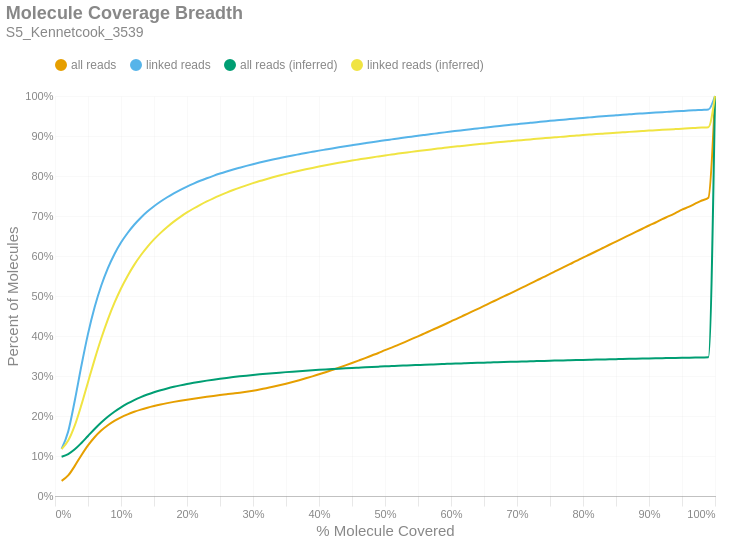

The notebook cell this image was saved under:
### Markdown cell above
### Molecule Read Coverage
This chart shows molecule coverage breadth as computed by the number of bases aligned to that molecule. In other words, "*how much of each unique long molecule is actually sequenced/aligned?*" Keep in mind there is a distinction between sequences and alignments, since some sequences belonging to a particular molecule may not align well and wouldn't appear in the alignment data. This chart also shows molecule coverage breadth as computed by the *inferred fragment* from which the aligned sequences originate. Unlike read coverage, this calculation takes into account the total insert size, including unsequenced gaps between the forward and reverse reads. Like the previous figures, these are cumulative percents.

### Code cell
if SKIPLR:
    print_html(f"Skipped")
else:
    binned_df = consolidated_hist(valids['coverage_bp'], mask, 0.01, True)
    binned_df_inf = consolidated_hist(valids['coverage_inserts'], mask, 0.01, True)
    binned_df = binned_df.with_columns(pl.lit(binned_df_inf['all reads (cumsum)']).alias('all reads (inferred)'))
    binned_df = binned_df.with_columns(pl.lit(binned_df_inf['linked reads (cumsum)']).alias('linked reads (inferred)'))
    binned_df = binned_df.with_columns(
        (pl.col('bin').cast(pl.Float64) + 0.01).alias('right_edge')
    )

    with SafeRender(binned_df):
        (
            density_plot(binned_df, 'Molecule Coverage Breadth', samplename, 'molcov', ['all reads (inferred)','linked reads (inferred)'])
            .encode(
                #x=alt.X('bin:Q', title="% Molecule Covered").axis(format = '%').scale(padding=0),
                x=alt.X('right_edge:Q', title="% Molecule Covered").axis(format='%').scale(padding=0),
                y=alt.Y('value:Q', title='Percent of Molecules')
                    .axis(format='%')
                    .stack(False)
                    .scale(domainMin=0, padding=0),
                color=alt.Color("key:N").scale(domain = ["all reads", "linked reads", "all reads (inferred)", "linked reads (inferred)"]),
                tooltip = [
                    alt.Tooltip("key:N", title = "Data Type"),
                    alt.Tooltip("range_label:N", title="% Molecule Covered"),
                    alt.Tooltip("value:Q", format = ".2%", title="% Molecules")
                ]
            )
        ).display()

### Figure 1 — Vega-Lite specification as saved in the notebook (floating-point values rounded to 4 significant figures)
{"width": "container", "height": 400, "config": {"title": {"anchor": "start", "dy": -15, "fontSize": 18, "color": "#888888", "subtitleColor": "#888888", "subtitleFontSize": 14}, "arc": {"fill": "#0072B2"}, "axis": {"domainColor": "#888888", "domainWidth": 0.5, "gridWidth": 0.2, "grid": false, "titleFontWeight": 400, "titleFontSize": 15, "labelFontSize": 11, "labelColor": "#888888", "tickColor": "#888888", "tickWidth": 0.2, "titleColor": "#888888"}, "axisBand": {"grid": false}, "axisX": {"grid": true, "tickSize": 10, "domainCap": "round"}, "axisY": {"domain": false, "grid": true, "tickSize": 0, "domainCap": "round"}, "background": "transparent", "header": {"labelFontSize": 15, "labelColor": "#888888", "titleFontSize": 15, "titleFontWeight": 600, "titleColor": "#888888"}, "legend": {"labelFont": "sans-serif", "labelFontSize": 12, "labelColor": "#888888", "symbolSize": 100, "symbolType": "circle", "titleFontSize": 12, "titlePadding": 10, "titleColor": "#888888", "title": null, "orient": "top"}, "range": {"category": ["#E69F00", "#56B4E9", "#009E73", "#F0E442", "#0072B2", "#D55E00", "#CC79A7", "#000000"], "diverging": ["#cfe8f3", "#a2d4ec", "#73bfe2", "#46abdb", "#1696d2", "#12719e"]}, "area": {"fill": "#0072B2", "fillOpacity": 0.7, "line": true, "strokeOpacity": 0.7}, "line": {"color": "#0072B2", "stroke": "#0072B2", "strokeWidth": 2}, "trail": {"color": "#0072B2", "stroke": "#0072B2", "strokeWidth": 0, "size": 1}, "point": {"filled": true, "fillOpacity": 1.0, "size": 95}, "text": {"color": "#888888", "fontSize": 11, "align": "right", "fontWeight": 400, "size": 11}, "bar": {"fill": "#0072B2", "stroke": null}, "view": {"stroke": null, "continuousWidth": 660, "continuousHeight": 400}}, "data": {"name": "data-28b69020c56b22b6c4358669c2a194cf"}, "mark": {"type": "line", "interpolate": "monotone", "point": {"opacity": 0, "size": 275}}, "encoding": {"color": {"field": "key", "scale": {"domain": ["all reads", "linked reads", "all reads (inferred)", "linked reads (inferred)"]}, "type": "nominal"}, "tooltip": [{"field": "key", "title": "Data Type", "type": "nominal"}, {"field": "range_label", "title": "% Molecule Covered", "type": "nominal"}, {"field": "value", "format": ".2%", "title": "% Molecules", "type": "quantitative"}], "x": {"axis": {"format": "%"}, "field": "right_edge", "scale": {"padding": 0}, "title": "% Molecule Covered", "type": "quantitative"}, "y": {"axis": {"format": "%"}, "field": "value", "scale": {"domainMin": 0, "padding": 0}, "stack": false, "title": "Percent of Molecules", "type": "quantitative"}}, "params": [{"name": "param_c36ac31b6afebe62", "select": {"type": "point", "fields": ["key"]}, "bind": "legend"}], "title": {"text": "Molecule Coverage Breadth", "subtitle": "S5_Kennetcook_3539"}, "transform": [{"fold": ["all reads (cumsum)", "linked reads (cumsum)", "all reads (inferred)", "linked reads (inferred)"]}, {"calculate": "replace(datum.key, ' (cumsum)', '')", "as": "key"}, {"filter": {"param": "param_c36ac31b6afebe62"}}], "usermeta": {"embedOptions": {"downloadFileName": "S5_Kennetcook_3539.molcov"}}, "$schema": "https://vega.github.io/schema/vega-lite/v6.1.0.json", "datasets": {"data-28b69020c56b22b6c4358669c2a194cf": [{"bin": "0.0", "interval": "0.0-0.01", "all reads": 0.03772, "linked reads": 0.118, "all reads (cumsum)": 0.03772, "linked reads (cumsum)": 0.118, "range_label": "0.0-0.01", "all reads (inferred)": 0.09802, "linked reads (inferred)": 0.1172, "right_edge": 0.01}, {"bin": "0.01", "interval": "0.01-0.02", "all reads": 0.01364, "linked reads": 0.04337, "all reads (cumsum)": 0.05136, "linked reads (cumsum)": 0.1614, "range_label": "0.01-0.02", "all reads (inferred)": 0.1049, "linked reads (inferred)": 0.1385, "right_edge": 0.02}, {"bin": "0.02", "interval": "0.02-0.03", "all reads": 0.02399, "linked reads": 0.07754, "all reads (cumsum)": 0.07535, "linked reads (cumsum)": 0.2389, "range_label": "0.02-0.03", "all reads (inferred)": 0.1168, "linked reads (inferred)": 0.1764, "right_edge": 0.03}, {"bin": "0.03", "interval": "0.03-0.04", "all reads": 0.02667, "linked reads": 0.08664, "all reads (cumsum)": 0.102, "linked reads (cumsum)": 0.3255, "range_label": "0.03-0.04", "all reads (inferred)": 0.1326, "linked reads (inferred)": 0.2277, "right_edge": 0.04}, {"bin": "0.04", "interval": "0.04-0.05", "all reads": 0.0245, "linked reads": 0.07974, "all reads (cumsum)": 0.1265, "linked reads (cumsum)": 0.4053, "range_label": "0.04-0.05", "all reads (inferred)": 0.1501, "linked reads (inferred)": 0.2846, "right_edge": 0.05}, {"bin": "0.05", "interval": "0.05-0.06", "all reads": 0.02041, "linked reads": 0.06643, "all reads (cumsum)": 0.1469, "linked reads (cumsum)": 0.4717, "range_label": "0.05-0.06", "all reads (inferred)": 0.1674, "linked reads (inferred)": 0.341, "right_edge": 0.06}, {"bin": "0.06", "interval": "0.06-0.07", "all reads": 0.01656, "linked reads": 0.05389, "all reads (cumsum)": 0.1635, "linked reads (cumsum)": 0.5256, "range_label": "0.06-0.07", "all reads (inferred)": 0.1835, "linked reads (inferred)": 0.3936, "right_edge": 0.07}, {"bin": "0.07", "interval": "0.07-0.08", "all reads": 0.01338, "linked reads": 0.04351, "all reads (cumsum)": 0.1769, "linked reads (cumsum)": 0.5691, "range_label": "0.07-0.08", "all reads (inferred)": 0.198, "linked reads (inferred)": 0.441, "right_edge": 0.08}, {"bin": "0.08", "interval": "0.08-0.09", "all reads": 0.01088, "linked reads": 0.03535, "all reads (cumsum)": 0.1878, "linked reads (cumsum)": 0.6044, "range_label": "0.08-0.09", "all reads (inferred)": 0.2107, "linked reads (inferred)": 0.4826, "right_edge": 0.09}, {"bin": "0.09", "interval": "0.09-0.1", "all reads": 0.009015, "linked reads": 0.0292, "all reads (cumsum)": 0.1968, "linked reads (cumsum)": 0.6336, "range_label": "0.09-0.1", "all reads (inferred)": 0.2218, "linked reads (inferred)": 0.5189, "right_edge": 0.1}, {"bin": "0.1", "interval": "0.1-0.11", "all reads": 0.0074, "linked reads": 0.02387, "all reads (cumsum)": 0.2042, "linked reads (cumsum)": 0.6575, "range_label": "0.1-0.11", "all reads (inferred)": 0.2314, "linked reads (inferred)": 0.5503, "right_edge": 0.11}, {"bin": "0.11", "interval": "0.11-0.12", "all reads": 0.006397, "linked reads": 0.02058, "all reads (cumsum)": 0.2106, "linked reads (cumsum)": 0.6781, "range_label": "0.11-0.12", "all reads (inferred)": 0.2398, "linked reads (inferred)": 0.5779, "right_edge": 0.12}, {"bin": "0.12", "interval": "0.12-0.13", "all reads": 0.005477, "linked reads": 0.01763, "all reads (cumsum)": 0.216, "linked reads (cumsum)": 0.6957, "range_label": "0.12-0.13", "all reads (inferred)": 0.2472, "linked reads (inferred)": 0.6018, "right_edge": 0.13}, {"bin": "0.13", "interval": "0.13-0.14", "all reads": 0.004772, "linked reads": 0.01528, "all reads (cumsum)": 0.2208, "linked reads (cumsum)": 0.711, "range_label": "0.13-0.14", "all reads (inferred)": 0.2536, "linked reads (inferred)": 0.6229, "right_edge": 0.14}, {"bin": "0.14", "interval": "0.14-0.15", "all reads": 0.004174, "linked reads": 0.01332, "all reads (cumsum)": 0.225, "linked reads (cumsum)": 0.7243, "range_label": "0.14-0.15", "all reads (inferred)": 0.2593, "linked reads (inferred)": 0.6414, "right_edge": 0.15}, {"bin": "0.15", "interval": "0.15-0.16", "all reads": 0.003746, "linked reads": 0.01187, "all reads (cumsum)": 0.2287, "linked reads (cumsum)": 0.7362, "range_label": "0.15-0.16", "all reads (inferred)": 0.2643, "linked reads (inferred)": 0.6578, "right_edge": 0.16}, {"bin": "0.16", "interval": "0.16-0.17", "all reads": 0.003419, "linked reads": 0.01073, "all reads (cumsum)": 0.2322, "linked reads (cumsum)": 0.7469, "range_label": "0.16-0.17", "all reads (inferred)": 0.2688, "linked reads (inferred)": 0.6726, "right_edge": 0.17}, {"bin": "0.17", "interval": "0.17-0.18", "all reads": 0.003151, "linked reads": 0.009731, "all reads (cumsum)": 0.2353, "linked reads (cumsum)": 0.7566, "range_label": "0.17-0.18", "all reads (inferred)": 0.2729, "linked reads (inferred)": 0.686, "right_edge": 0.18}, {"bin": "0.18", "interval": "0.18-0.19", "all reads": 0.002861, "linked reads": 0.008734, "all reads (cumsum)": 0.2382, "linked reads (cumsum)": 0.7654, "range_label": "0.18-0.19", "all reads (inferred)": 0.2766, "linked reads (inferred)": 0.6979, "right_edge": 0.19}, {"bin": "0.19", "interval": "0.19-0.2", "all reads": 0.002717, "linked reads": 0.008185, "all reads (cumsum)": 0.2409, "linked reads (cumsum)": 0.7736, "range_label": "0.19-0.2", "all reads (inferred)": 0.28, "linked reads (inferred)": 0.7089, "right_edge": 0.2}, {"bin": "0.2", "interval": "0.2-0.21", "all reads": 0.002512, "linked reads": 0.007475, "all reads (cumsum)": 0.2434, "linked reads (cumsum)": 0.781, "range_label": "0.2-0.21", "all reads (inferred)": 0.283, "linked reads (inferred)": 0.7187, "right_edge": 0.21}, {"bin": "0.21", "interval": "0.21-0.22", "all reads": 0.002397, "linked reads": 0.006972, "all reads (cumsum)": 0.2458, "linked reads (cumsum)": 0.788, "range_label": "0.21-0.22", "all reads (inferred)": 0.2858, "linked reads (inferred)": 0.7279, "right_edge": 0.22}, {"bin": "0.22", "interval": "0.22-0.23", "all reads": 0.002252, "linked reads": 0.006381, "all reads (cumsum)": 0.248, "linked reads (cumsum)": 0.7944, "range_label": "0.22-0.23", "all reads (inferred)": 0.2884, "linked reads (inferred)": 0.7364, "right_edge": 0.23}, {"bin": "0.23", "interval": "0.23-0.24", "all reads": 0.002184, "linked reads": 0.006038, "all reads (cumsum)": 0.2502, "linked reads (cumsum)": 0.8004, "range_label": "0.23-0.24", "all reads (inferred)": 0.2909, "linked reads (inferred)": 0.7442, "right_edge": 0.24}, {"bin": "0.24", "interval": "0.24-0.25", "all reads": 0.002112, "linked reads": 0.005631, "all reads (cumsum)": 0.2523, "linked reads (cumsum)": 0.8061, "range_label": "0.24-0.25", "all reads (inferred)": 0.2931, "linked reads (inferred)": 0.7515, "right_edge": 0.25}, {"bin": "0.25", "interval": "0.25-0.26", "all reads": 0.001997, "linked reads": 0.005196, "all reads (cumsum)": 0.2543, "linked reads (cumsum)": 0.8113, "range_label": "0.25-0.26", "all reads (inferred)": 0.2952, "linked reads (inferred)": 0.7585, "right_edge": 0.26}, {"bin": "0.26", "interval": "0.26-0.27", "all reads": 0.002011, "linked reads": 0.00495, "all reads (cumsum)": 0.2563, "linked reads (cumsum)": 0.8162, "range_label": "0.26-0.27", "all reads (inferred)": 0.2972, "linked reads (inferred)": 0.765, "right_edge": 0.27}, {"bin": "0.27", "interval": "0.27-0.28", "all reads": 0.002062, "linked reads": 0.004625, "all reads (cumsum)": 0.2584, "linked reads (cumsum)": 0.8208, "range_label": "0.27-0.28", "all reads (inferred)": 0.2991, "linked reads (inferred)": 0.771, "right_edge": 0.28}, {"bin": "0.28", "interval": "0.28-0.29", "all reads": 0.002303, "linked reads": 0.004478, "all reads (cumsum)": 0.2607, "linked reads (cumsum)": 0.8253, "range_label": "0.28-0.29", "all reads (inferred)": 0.3009, "linked reads (inferred)": 0.7767, "right_edge": 0.29}, {"bin": "0.29", "interval": "0.29-0.3", "all reads": 0.0026, "linked reads": 0.004188, "all reads (cumsum)": 0.2633, "linked reads (cumsum)": 0.8295, "range_label": "0.29-0.3", "all reads (inferred)": 0.3025, "linked reads (inferred)": 0.7821, "right_edge": 0.3}, {"bin": "0.3", "interval": "0.3-0.31", "all reads": 0.002931, "linked reads": 0.004044, "all reads (cumsum)": 0.2662, "linked reads (cumsum)": 0.8335, "range_label": "0.3-0.31", "all reads (inferred)": 0.3041, "linked reads (inferred)": 0.7873, "right_edge": 0.31}, {"bin": "0.31", "interval": "0.31-0.32", "all reads": 0.003189, "linked reads": 0.003801, "all reads (cumsum)": 0.2694, "linked reads (cumsum)": 0.8373, "range_label": "0.31-0.32", "all reads (inferred)": 0.3056, "linked reads (inferred)": 0.7921, "right_edge": 0.32}, {"bin": "0.32", "interval": "0.32-0.33", "all reads": 0.003519, "linked reads": 0.003679, "all reads (cumsum)": 0.273, "linked reads (cumsum)": 0.841, "range_label": "0.32-0.33", "all reads (inferred)": 0.307, "linked reads (inferred)": 0.7967, "right_edge": 0.33}, {"bin": "0.33", "interval": "0.33-0.34", "all reads": 0.003744, "linked reads": 0.00353, "all reads (cumsum)": 0.2767, "linked reads (cumsum)": 0.8446, "range_label": "0.33-0.34", "all reads (inferred)": 0.3084, "linked reads (inferred)": 0.8011, "right_edge": 0.34}, {"bin": "0.34", "interval": "0.34-0.35", "all reads": 0.004012, "linked reads": 0.003461, "all reads (cumsum)": 0.2807, "linked reads (cumsum)": 0.848, "range_label": "0.34-0.35", "all reads (inferred)": 0.3097, "linked reads (inferred)": 0.8053, "right_edge": 0.35}, {"bin": "0.35", "interval": "0.35-0.36", "all reads": 0.004262, "linked reads": 0.003297, "all reads (cumsum)": 0.285, "linked reads (cumsum)": 0.8513, "range_label": "0.35-0.36", "all reads (inferred)": 0.3109, "linked reads (inferred)": 0.8092, "right_edge": 0.36}, {"bin": "0.36", "interval": "0.36-0.37", "all reads": 0.004464, "linked reads": 0.003144, "all reads (cumsum)": 0.2894, "linked reads (cumsum)": 0.8545, "range_label": "0.36-0.37", "all reads (inferred)": 0.3121, "linked reads (inferred)": 0.813, "right_edge": 0.37}, {"bin": "0.37", "interval": "0.37-0.38", "all reads": 0.004735, "linked reads": 0.003137, "all reads (cumsum)": 0.2942, "linked reads (cumsum)": 0.8576, "range_label": "0.37-0.38", "all reads (inferred)": 0.3132, "linked reads (inferred)": 0.8167, "right_edge": 0.38}, {"bin": "0.38", "interval": "0.38-0.39", "all reads": 0.004938, "linked reads": 0.002946, "all reads (cumsum)": 0.2991, "linked reads (cumsum)": 0.8605, "range_label": "0.38-0.39", "all reads (inferred)": 0.3144, "linked reads (inferred)": 0.8202, "right_edge": 0.39}, {"bin": "0.39", "interval": "0.39-0.4", "all reads": 0.005227, "linked reads": 0.002927, "all reads (cumsum)": 0.3043, "linked reads (cumsum)": 0.8635, "range_label": "0.39-0.4", "all reads (inferred)": 0.3154, "linked reads (inferred)": 0.8236, "right_edge": 0.4}, {"bin": "0.4", "interval": "0.4-0.41", "all reads": 0.00519, "linked reads": 0.002745, "all reads (cumsum)": 0.3095, "linked reads (cumsum)": 0.8662, "range_label": "0.4-0.41", "all reads (inferred)": 0.3164, "linked reads (inferred)": 0.8269, "right_edge": 0.41}, {"bin": "0.41", "interval": "0.41-0.42", "all reads": 0.005505, "linked reads": 0.002737, "all reads (cumsum)": 0.315, "linked reads (cumsum)": 0.869, "range_label": "0.41-0.42", "all reads (inferred)": 0.3174, "linked reads (inferred)": 0.8299, "right_edge": 0.42}, {"bin": "0.42", "interval": "0.42-0.43", "all reads": 0.005655, "linked reads": 0.002684, "all reads (cumsum)": 0.3207, "linked reads (cumsum)": 0.8716, "range_label": "0.42-0.43", "all reads (inferred)": 0.3183, "linked reads (inferred)": 0.8329, "right_edge": 0.43}, {"bin": "0.43", "interval": "0.43-0.44", "all reads": 0.005785, "linked reads": 0.00265, "all reads (cumsum)": 0.3265, "linked reads (cumsum)": 0.8743, "range_label": "0.43-0.44", "all reads (inferred)": 0.3192, "linked reads (inferred)": 0.8358, "right_edge": 0.44}, {"bin": "0.44", "interval": "0.44-0.45", "all reads": 0.005976, "linked reads": 0.002616, "all reads (cumsum)": 0.3324, "linked reads (cumsum)": 0.8769, "range_label": "0.44-0.45", "all reads (inferred)": 0.3201, "linked reads (inferred)": 0.8386, "right_edge": 0.45}, {"bin": "0.45", "interval": "0.45-0.46", "all reads": 0.006147, "linked reads": 0.002588, "all reads (cumsum)": 0.3386, "linked reads (cumsum)": 0.8795, "range_label": "0.45-0.46", "all reads (inferred)": 0.3209, "linked reads (inferred)": 0.8413, "right_edge": 0.46}, {"bin": "0.46", "interval": "0.46-0.47", "all reads": 0.006229, "linked reads": 0.002501, "all reads (cumsum)": 0.3448, "linked reads (cumsum)": 0.882, "range_label": "0.46-0.47", "all reads (inferred)": 0.3217, "linked reads (inferred)": 0.8439, "right_edge": 0.47}, {"bin": "0.47", "interval": "0.47-0.48", "all reads": 0.006433, "linked reads": 0.002465, "all reads (cumsum)": 0.3513, "linked reads (cumsum)": 0.8845, "range_label": "0.47-0.48", "all reads (inferred)": 0.3225, "linked reads (inferred)": 0.8465, "right_edge": 0.48}, {"bin": "0.48", "interval": "0.48-0.49", "all reads": 0.006279, "linked reads": 0.002376, "all reads (cumsum)": 0.3575, "linked reads (cumsum)": 0.8868, "range_label": "0.48-0.49", "all reads (inferred)": 0.3233, "linked reads (inferred)": 0.849, "right_edge": 0.49}, {"bin": "0.49", "interval": "0.49-0.5", "all reads": 0.0071, "linked reads": 0.002457, "all reads (cumsum)": 0.3646, "linked reads (cumsum)": 0.8893, "range_label": "0.49-0.5", "all reads (inferred)": 0.3241, "linked reads (inferred)": 0.8514, "right_edge": 0.5}, {"bin": "0.5", "interval": "0.5-0.51", "all reads": 0.006199, "linked reads": 0.00227, "all reads (cumsum)": 0.3708, "linked reads (cumsum)": 0.8916, "range_label": "0.5-0.51", "all reads (inferred)": 0.3248, "linked reads (inferred)": 0.8537, "right_edge": 0.51}, {"bin": "0.51", "interval": "0.51-0.52", "all reads": 0.007074, "linked reads": 0.002254, "all reads (cumsum)": 0.3779, "linked reads (cumsum)": 0.8938, "range_label": "0.51-0.52", "all reads (inferred)": 0.3255, "linked reads (inferred)": 0.856, "right_edge": 0.52}, {"bin": "0.52", "interval": "0.52-0.53", "all reads": 0.00694, "linked reads": 0.002301, "all reads (cumsum)": 0.3848, "linked reads (cumsum)": 0.8961, "range_label": "0.52-0.53", "all reads (inferred)": 0.3262, "linked reads (inferred)": 0.8581, "right_edge": 0.53}, {"bin": "0.53", "interval": "0.53-0.54", "all reads": 0.0072, "linked reads": 0.002212, "all reads (cumsum)": 0.392, "linked reads (cumsum)": 0.8983, "range_label": "0.53-0.54", "all reads (inferred)": 0.3269, "linked reads (inferred)": 0.8603, "right_edge": 0.54}, {"bin": "0.54", "interval": "0.54-0.55", "all reads": 0.007193, "linked reads": 0.002282, "all reads (cumsum)": 0.3992, "linked reads (cumsum)": 0.9006, "range_label": "0.54-0.55", "all reads (inferred)": 0.3275, "linked reads (inferred)": 0.8624, "right_edge": 0.55}, {"bin": "0.55", "interval": "0.55-0.56", "all reads": 0.007402, "linked reads": 0.002144, "all reads (cumsum)": 0.4066, "linked reads (cumsum)": 0.9028, "range_label": "0.55-0.56", "all reads (inferred)": 0.3282, "linked reads (inferred)": 0.8645, "right_edge": 0.56}, {"bin": "0.56", "interval": "0.56-0.57", "all reads": 0.007424, "linked reads": 0.002098, "all reads (cumsum)": 0.4141, "linked reads (cumsum)": 0.9048, "range_label": "0.56-0.57", "all reads (inferred)": 0.3288, "linked reads (inferred)": 0.8665, "right_edge": 0.57}, {"bin": "0.57", "interval": "0.57-0.58", "all reads": 0.007284, "linked reads": 0.002125, "all reads (cumsum)": 0.4213, "linked reads (cumsum)": 0.907, "range_label": "0.57-0.58", "all reads (inferred)": 0.3295, "linked reads (inferred)": 0.8685, "right_edge": 0.58}, {"bin": "0.58", "interval": "0.58-0.59", "all reads": 0.007483, "linked reads": 0.002102, "all reads (cumsum)": 0.4288, "linked reads (cumsum)": 0.9091, "range_label": "0.58-0.59", "all reads (inferred)": 0.3301, "linked reads (inferred)": 0.8704, "right_edge": 0.59}, {"bin": "0.59", "interval": "0.59-0.6", "all reads": 0.007736, "linked reads": 0.002036, "all reads (cumsum)": 0.4366, "linked reads (cumsum)": 0.9111, "range_label": "0.59-0.6", "all reads (inferred)": 0.3307, "linked reads (inferred)": 0.8723, "right_edge": 0.6}, {"bin": "0.6", "interval": "0.6-0.61", "all reads": 0.007411, "linked reads": 0.001955, "all reads (cumsum)": 0.444, "linked reads (cumsum)": 0.9131, "range_label": "0.6-0.61", "all reads (inferred)": 0.3312, "linked reads (inferred)": 0.8741, "right_edge": 0.61}, {"bin": "0.61", "interval": "0.61-0.62", "all reads": 0.007829, "linked reads": 0.001987, "all reads (cumsum)": 0.4518, "linked reads (cumsum)": 0.9151, "range_label": "0.61-0.62", "all reads (inferred)": 0.3318, "linked reads (inferred)": 0.8759, "right_edge": 0.62}, {"bin": "0.62", "interval": "0.62-0.63", "all reads": 0.007715, "linked reads": 0.001925, "all reads (cumsum)": 0.4595, "linked reads (cumsum)": 0.917, "range_label": "0.62-0.63", "all reads (inferred)": 0.3324, "linked reads (inferred)": 0.8776, "right_edge": 0.63}, {"bin": "0.63", "interval": "0.63-0.64", "all reads": 0.007782, "linked reads": 0.001889, "all reads (cumsum)": 0.4673, "linked reads (cumsum)": 0.9189, "range_label": "0.63-0.64", "all reads (inferred)": 0.3329, "linked reads (inferred)": 0.8793, "right_edge": 0.64}, {"bin": "0.64", "interval": "0.64-0.65", "all reads": 0.007779, "linked reads": 0.001923, "all reads (cumsum)": 0.4751, "linked reads (cumsum)": 0.9208, "range_label": "0.64-0.65", "all reads (inferred)": 0.3334, "linked reads (inferred)": 0.8809, "right_edge": 0.65}, {"bin": "0.65", "interval": "0.65-0.66", "all reads": 0.008121, "linked reads": 0.001828, "all reads (cumsum)": 0.4832, "linked reads (cumsum)": 0.9226, "range_label": "0.65-0.66", "all reads (inferred)": 0.3339, "linked reads (inferred)": 0.8825, "right_edge": 0.66}, {"bin": "0.66", "interval": "0.66-0.67", "all reads": 0.00778, "linked reads": 0.001766, "all reads (cumsum)": 0.491, "linked reads (cumsum)": 0.9244, "range_label": "0.66-0.67", "all reads (inferred)": 0.3344, "linked reads (inferred)": 0.8841, "right_edge": 0.67}, {"bin": "0.67", "interval": "0.67-0.68", "all reads": 0.007979, "linked reads": 0.001786, "all reads (cumsum)": 0.499, "linked reads (cumsum)": 0.9262, "range_label": "0.67-0.68", "all reads (inferred)": 0.3349, "linked reads (inferred)": 0.8856, "right_edge": 0.68}, {"bin": "0.68", "interval": "0.68-0.69", "all reads": 0.007817, "linked reads": 0.001699, "all reads (cumsum)": 0.5068, "linked reads (cumsum)": 0.9279, "range_label": "0.68-0.69", "all reads (inferred)": 0.3354, "linked reads (inferred)": 0.8871, "right_edge": 0.69}, {"bin": "0.69", "interval": "0.69-0.7", "all reads": 0.008113, "linked reads": 0.001685, "all reads (cumsum)": 0.5149, "linked reads (cumsum)": 0.9296, "range_label": "0.69-0.7", "all reads (inferred)": 0.3358, "linked reads (inferred)": 0.8886, "right_edge": 0.7}, {"bin": "0.7", "interval": "0.7-0.71", "all reads": 0.007941, "linked reads": 0.001742, "all reads (cumsum)": 0.5228, "linked reads (cumsum)": 0.9313, "range_label": "0.7-0.71", "all reads (inferred)": 0.3363, "linked reads (inferred)": 0.89, "right_edge": 0.71}, {"bin": "0.71", "interval": "0.71-0.72", "all reads": 0.007981, "linked reads": 0.001674, "all reads (cumsum)": 0.5308, "linked reads (cumsum)": 0.933, "range_label": "0.71-0.72", "all reads (inferred)": 0.3368, "linked reads (inferred)": 0.8915, "right_edge": 0.72}, {"bin": "0.72", "interval": "0.72-0.73", "all reads": 0.008211, "linked reads": 0.001654, "all reads (cumsum)": 0.539, "linked reads (cumsum)": 0.9346, "range_label": "0.72-0.73", "all reads (inferred)": 0.3372, "linked reads (inferred)": 0.8929, "right_edge": 0.73}, {"bin": "0.73", "interval": "0.73-0.74", "all reads": 0.007924, "linked reads": 0.001556, "all reads (cumsum)": 0.547, "linked reads (cumsum)": 0.9362, "range_label": "0.73-0.74", "all reads (inferred)": 0.3377, "linked reads (inferred)": 0.8943, "right_edge": 0.74}, {"bin": "0.74", "interval": "0.74-0.75", "all reads": 0.008472, "linked reads": 0.001647, "all reads (cumsum)": 0.5554, "linked reads (cumsum)": 0.9378, "range_label": "0.74-0.75", "all reads (inferred)": 0.3381, "linked reads (inferred)": 0.8958, "right_edge": 0.75}, {"bin": "0.75", "interval": "0.75-0.76", "all reads": 0.007847, "linked reads": 0.001516, "all reads (cumsum)": 0.5633, "linked reads (cumsum)": 0.9393, "range_label": "0.75-0.76", "all reads (inferred)": 0.3386, "linked reads (inferred)": 0.8971, "right_edge": 0.76}, {"bin": "0.76", "interval": "0.76-0.77", "all reads": 0.008146, "linked reads": 0.001498, "all reads (cumsum)": 0.5714, "linked reads (cumsum)": 0.9408, "range_label": "0.76-0.77", "all reads (inferred)": 0.339, "linked reads (inferred)": 0.8984, "right_edge": 0.77}, {"bin": "0.77", "interval": "0.77-0.78", "all reads": 0.0081, "linked reads": 0.001546, "all reads (cumsum)": 0.5795, "linked reads (cumsum)": 0.9424, "range_label": "0.77-0.78", "all reads (inferred)": 0.3394, "linked reads (inferred)": 0.8997, "right_edge": 0.78}, {"bin": "0.78", "interval": "0.78-0.79", "all reads": 0.00806, "linked reads": 0.001412, "all reads (cumsum)": 0.5876, "linked reads (cumsum)": 0.9438, "range_label": "0.78-0.79", "all reads (inferred)": 0.3398, "linked reads (inferred)": 0.901, "right_edge": 0.79}, {"bin": "0.79", "interval": "0.79-0.8", "all reads": 0.008434, "linked reads": 0.001422, "all reads (cumsum)": 0.596, "linked reads (cumsum)": 0.9452, "range_label": "0.79-0.8", "all reads (inferred)": 0.3402, "linked reads (inferred)": 0.9022, "right_edge": 0.8}, {"bin": "0.8", "interval": "0.8-0.81", "all reads": 0.007784, "linked reads": 0.001333, "all reads (cumsum)": 0.6038, "linked reads (cumsum)": 0.9466, "range_label": "0.8-0.81", "all reads (inferred)": 0.3406, "linked reads (inferred)": 0.9035, "right_edge": 0.81}, {"bin": "0.81", "interval": "0.81-0.82", "all reads": 0.00804, "linked reads": 0.001329, "all reads (cumsum)": 0.6118, "linked reads (cumsum)": 0.9479, "range_label": "0.81-0.82", "all reads (inferred)": 0.341, "linked reads (inferred)": 0.9047, "right_edge": 0.82}, {"bin": "0.82", "interval": "0.82-0.83", "all reads": 0.008169, "linked reads": 0.001356, "all reads (cumsum)": 0.62, "linked reads (cumsum)": 0.9492, "range_label": "0.82-0.83", "all reads (inferred)": 0.3414, "linked reads (inferred)": 0.9059, "right_edge": 0.83}, {"bin": "0.83", "interval": "0.83-0.84", "all reads": 0.008132, "linked reads": 0.001283, "all reads (cumsum)": 0.6281, "linked reads (cumsum)": 0.9505, "range_label": "0.83-0.84", "all reads (inferred)": 0.3418, "linked reads (inferred)": 0.907, "right_edge": 0.84}, {"bin": "0.84", "interval": "0.84-0.85", "all reads": 0.007996, "linked reads": 0.001241, "all reads (cumsum)": 0.6361, "linked reads (cumsum)": 0.9518, "range_label": "0.84-0.85", "all reads (inferred)": 0.3421, "linked reads (inferred)": 0.9081, "right_edge": 0.85}, {"bin": "0.85", "interval": "0.85-0.86", "all reads": 0.008121, "linked reads": 0.001234, "all reads (cumsum)": 0.6443, "linked reads (cumsum)": 0.953, "range_label": "0.85-0.86", "all reads (inferred)": 0.3425, "linked reads (inferred)": 0.9092, "right_edge": 0.86}, {"bin": "0.86", "interval": "0.86-0.87", "all reads": 0.007921, "linked reads": 0.001174, "all reads (cumsum)": 0.6522, "linked reads (cumsum)": 0.9542, "range_label": "0.86-0.87", "all reads (inferred)": 0.3428, "linked reads (inferred)": 0.9103, "right_edge": 0.87}, {"bin": "0.87", "interval": "0.87-0.88", "all reads": 0.00808, "linked reads": 0.001176, "all reads (cumsum)": 0.6603, "linked reads (cumsum)": 0.9554, "range_label": "0.87-0.88", "all reads (inferred)": 0.3432, "linked reads (inferred)": 0.9114, "right_edge": 0.88}, {"bin": "0.88", "interval": "0.88-0.89", "all reads": 0.007892, "linked reads": 0.001074, "all reads (cumsum)": 0.6681, "linked reads (cumsum)": 0.9564, "range_label": "0.88-0.89", "all reads (inferred)": 0.3435, "linked reads (inferred)": 0.9125, "right_edge": 0.89}, {"bin": "0.89", "interval": "0.89-0.9", "all reads": 0.008044, "linked reads": 0.001104, "all reads (cumsum)": 0.6762, "linked reads (cumsum)": 0.9575, "range_label": "0.89-0.9", "all reads (inferred)": 0.3439, "linked reads (inferred)": 0.9135, "right_edge": 0.9}, {"bin": "0.9", "interval": "0.9-0.91", "all reads": 0.007508, "linked reads": 0.001072, "all reads (cumsum)": 0.6837, "linked reads (cumsum)": 0.9586, "range_label": "0.9-0.91", "all reads (inferred)": 0.3442, "linked reads (inferred)": 0.9144, "right_edge": 0.91}, {"bin": "0.91", "interval": "0.91-0.92", "all reads": 0.008554, "linked reads": 0.001016, "all reads (cumsum)": 0.6923, "linked reads (cumsum)": 0.9596, "range_label": "0.91-0.92", "all reads (inferred)": 0.3445, "linked reads (inferred)": 0.9154, "right_edge": 0.92}, {"bin": "0.92", "interval": "0.92-0.93", "all reads": 0.007219, "linked reads": 0.0009813, "all reads (cumsum)": 0.6995, "linked reads (cumsum)": 0.9606, "range_label": "0.92-0.93", "all reads (inferred)": 0.3448, "linked reads (inferred)": 0.9164, "right_edge": 0.93}, {"bin": "0.93", "interval": "0.93-0.94", "all reads": 0.007869, "linked reads": 0.0009725, "all reads (cumsum)": 0.7073, "linked reads (cumsum)": 0.9616, "range_label": "0.93-0.94", "all reads (inferred)": 0.3451, "linked reads (inferred)": 0.9174, "right_edge": 0.94}, {"bin": "0.94", "interval": "0.94-0.95", "all reads": 0.008414, "linked reads": 0.0009495, "all reads (cumsum)": 0.7158, "linked reads (cumsum)": 0.9625, "range_label": "0.94-0.95", "all reads (inferred)": 0.3455, "linked reads (inferred)": 0.9183, "right_edge": 0.95}, {"bin": "0.95", "interval": "0.95-0.96", "all reads": 0.006947, "linked reads": 0.0009388, "all reads (cumsum)": 0.7227, "linked reads (cumsum)": 0.9635, "range_label": "0.95-0.96", "all reads (inferred)": 0.3458, "linked reads (inferred)": 0.9192, "right_edge": 0.96}, {"bin": "0.96", "interval": "0.96-0.97", "all reads": 0.008007, "linked reads": 0.0008746, "all reads (cumsum)": 0.7307, "linked reads (cumsum)": 0.9643, "range_label": "0.96-0.97", "all reads (inferred)": 0.3461, "linked reads (inferred)": 0.9202, "right_edge": 0.97}, {"bin": "0.97", "interval": "0.97-0.98", "all reads": 0.007987, "linked reads": 0.0008657, "all reads (cumsum)": 0.7387, "linked reads (cumsum)": 0.9652, "range_label": "0.97-0.98", "all reads (inferred)": 0.3465, "linked reads (inferred)": 0.9212, "right_edge": 0.98}, {"bin": "0.98", "interval": "0.98-0.99", "all reads": 0.007232, "linked reads": 0.000884, "all reads (cumsum)": 0.7459, "linked reads (cumsum)": 0.9661, "range_label": "0.98-0.99", "all reads (inferred)": 0.3468, "linked reads (inferred)": 0.9221, "right_edge": 0.99}, {"bin": "0.99", "interval": "0.99-1.0", "all reads": 0.2541, "linked reads": 0.03392, "all reads (cumsum)": 1.0, "linked reads (cumsum)": 1.0, "range_label": "0.99-1.0", "all reads (inferred)": 1.0, "linked reads (inferred)": 1.0, "right_edge": 1.0}]}}
